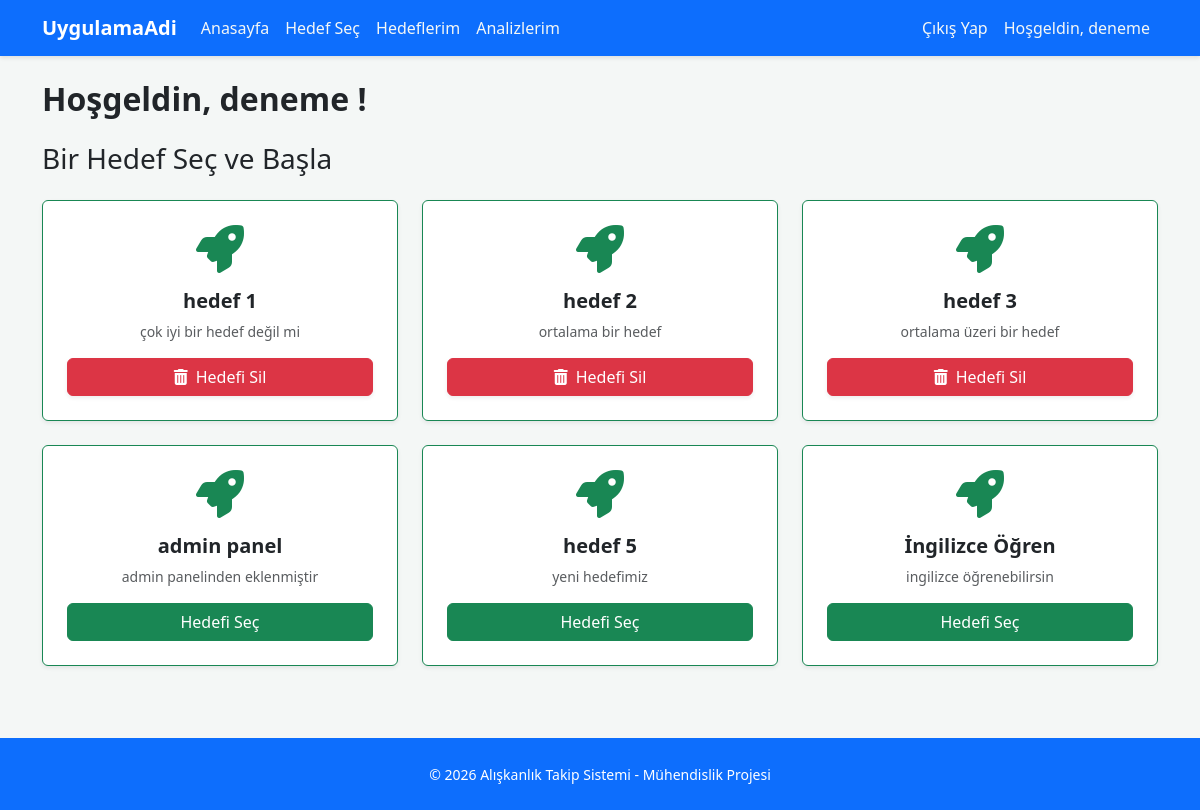
Before: /secim/ (signed in) with the older database file.
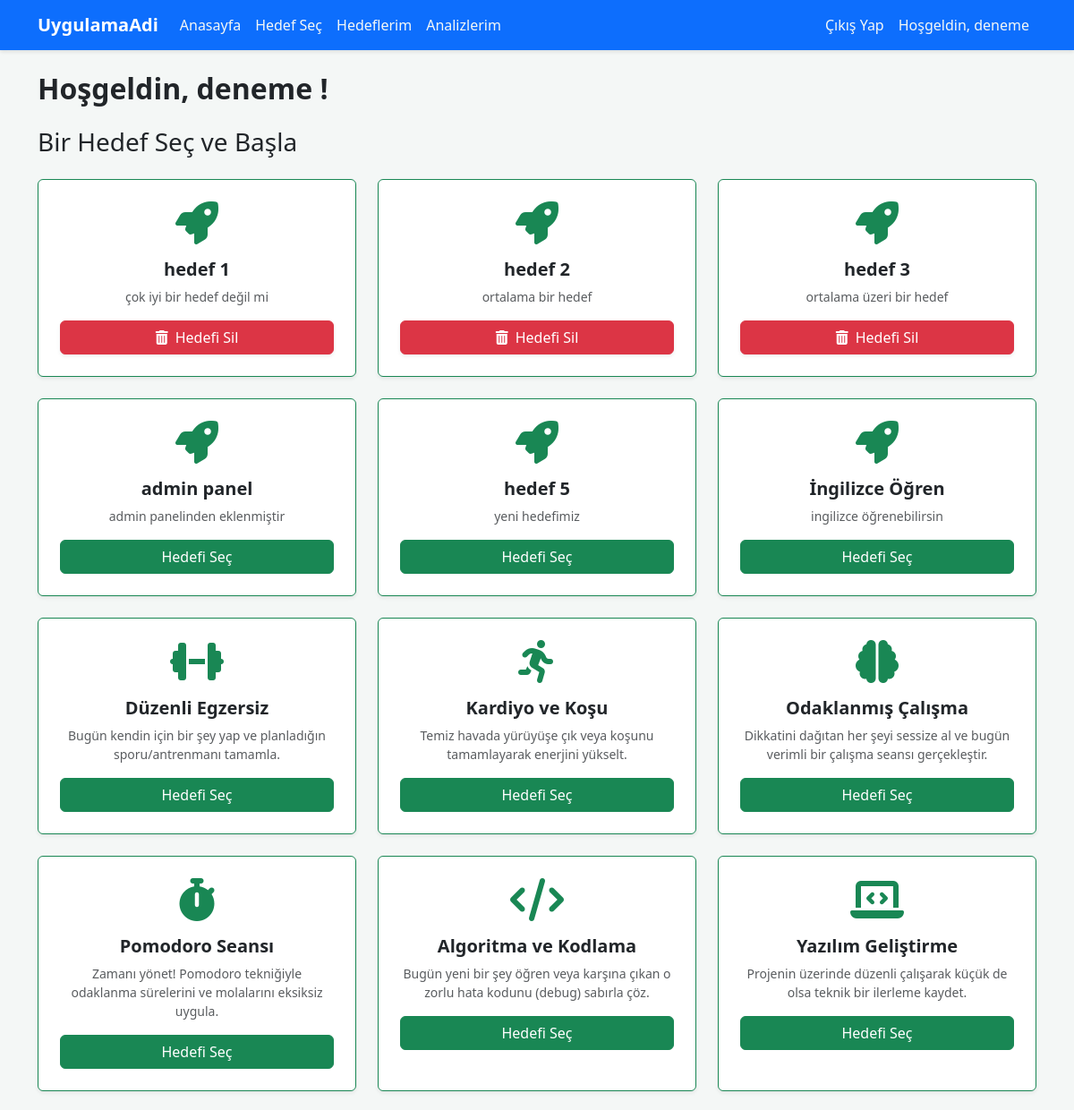
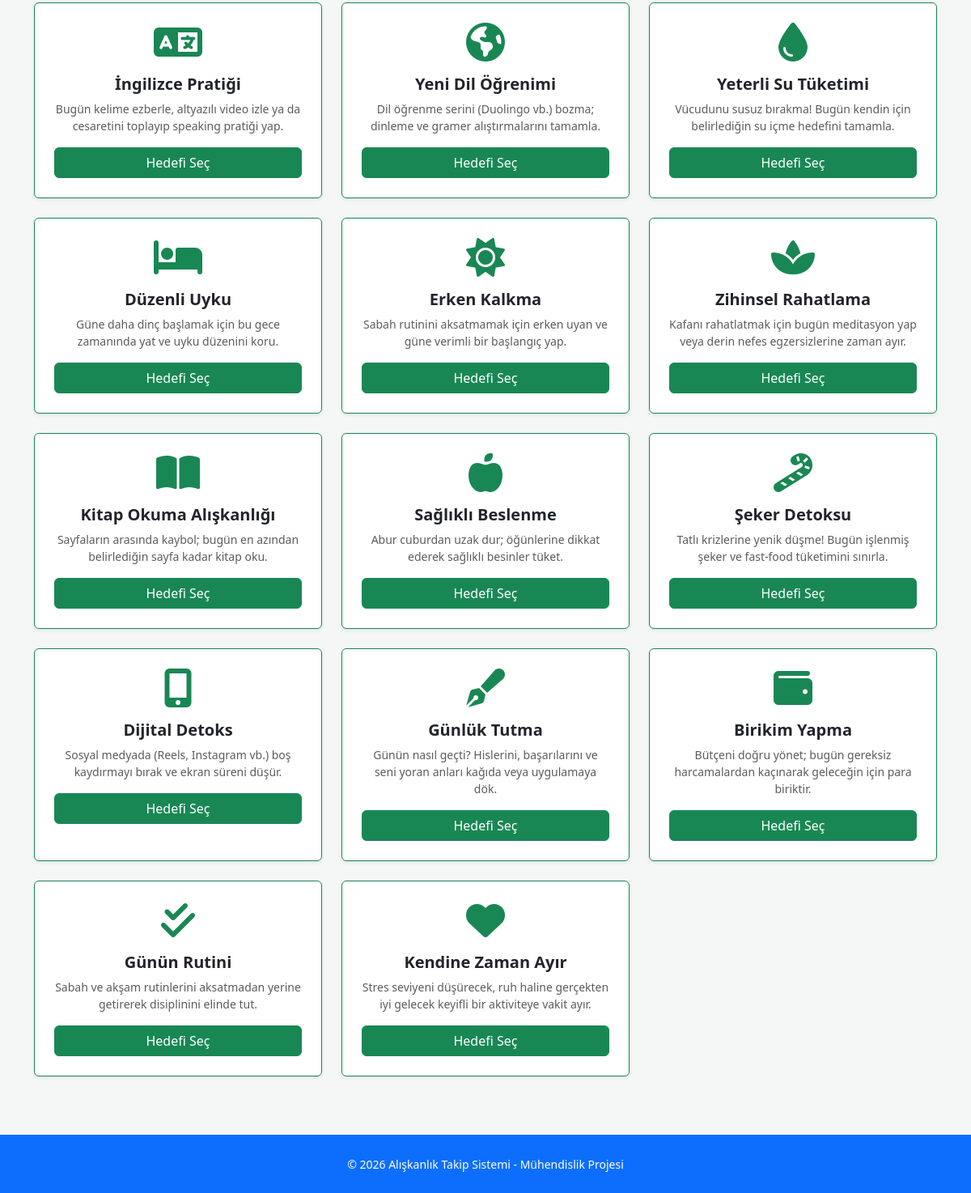
After: the same page with the newer database file (2 pictures, top to bottom).
### myApp/models.py (models this page shows, shortened)
class Hedef(models.Model):
    baslik = models.CharField(max_length=100)
    ikon = models.CharField(max_length=100)
    aciklama = models.TextField()
    class Meta:
        verbose_name = "Hedef"
        verbose_name_plural = "Hedefler"

### myApp/views.py (the view)
# urls.py: path('secim/', views.hedef_sec, name='hedef_sec'),
def hedef_sec(request):
    hedefler = Hedef.objects.all()
    secilen_hedefler = []
    if request.user.is_authenticated:
        secilen_hedefler = SecilenHedef.objects.filter(user=request.user).values_list('hedef_id', flat=True)
    context = {
        'hedefler': hedefler,
        'secilen_hedefler': secilen_hedefler
    }
    return render(request, 'myApp/hedef_sec.html', context)

### myApp/templates/myApp/hedef_sec.html (shortened to what this page needs)
{% extends 'base.html' %}
{% block content %}
    {% if user.is_authenticated %}
        <h2 class="fw-bold mb-4">Hoşgeldin, {{ user.username }} !</h2>
    <h3 class="mb-4">Bir Hedef Seç ve Başla</h3>
        <div class="row">
            {% for hedef in hedefler %}
            <div class="col-md-4 mb-4">
                <div class="card shadow-sm h-100 border-top border-success border-1">
                    <div class="card-body text-center p-4">
                        <i class="fas {{ hedef.ikon }} fa-3x text-success mb-3"></i>
                        <h5 class="fw-bold">{{ hedef.baslik }}</h5>
                        <p class="text-muted small">{{ hedef.aciklama }}</p>
                        {% if hedef.id in secilen_hedefler %}
                        <a href="{% url 'hedef_sil' hedef.id %}" class="btn btn-danger w-100 shadow-sm">
                        <i class="fas fa-trash-alt me-2"></i>Hedefi Sil</a>
                        {% else %}
                        <a href="{% url 'hedef_ekle' hedef.id %}" class="btn btn-success w-100">Hedefi Seç</a>
                        {% endif %}
                    </div>
                </div>
            </div>
            {% empty %}
            <div class="col-12 text-center">
                <p class="text-muted">Henüz admin panelinden bir hedef eklenmemiş.</p>
            </div>
            {% endfor %}
        </div>
    {% else %}
        <div class="alert alert-info text-center" role="alert">
            Hedef seçmek için lütfen <a href="{% url 'login' %}" class="alert-link">giriş yapın</a> veya <a href="{% url 'register' %}" class="alert-link">kayıt olun</a>.
        </div>
    {% endif %}
{% endblock %}

### templates/base.html (shortened to what this page needs)
{% load static %}
<!DOCTYPE html>
<html lang="en">
<link rel="stylesheet" href="{% static 'css/bootstrap.min.css/' %}">
<link rel="stylesheet" href="{% static 'css/base.css/' %}">
<link rel="stylesheet" href="https://cdnjs.cloudflare.com/ajax/libs/font-awesome/6.4.0/css/all.min.css">
<body class="d-flex flex-column min-vh-100">
    <nav class="navbar navbar-dark bg-primary navbar-expand-lg mb-4">
        <div class="container">
            <a class="navbar-brand fw-bold" href="{% url 'home' %}">
                UygulamaAdi
            </a>
            <div class="collapse navbar-collapse" id="navbarNav">
                <ul class="navbar-nav me-auto">
                    <li class="nav-item">
                        <a class="nav-link" href="{% url 'home' %}">Anasayfa</a>
                    </li>
                    <li class="nav-item">
                        <a class="nav-link" href="{% url 'hedef_sec' %}">Hedef Seç</a>
                    </li>
                    <li class="nav-item">
                        <a class="nav-link" href="{% url 'hedeflerim' %}">Hedeflerim</a>
                    </li>
                    <li class="nav-item">
                        <a class="nav-link" href="{% url 'analizlerim' %}">Analizlerim</a>
                    </li>
                </ul>
                {% if user.is_authenticated %}
                    <ul class="navbar-nav ms-auto">
                        <li class="nav-item">
                            <a class="nav-link" href="{% url 'logout' %}">Çıkış Yap</a>
                        </li>
                        <li class="nav-item">
                            <a class="nav-link" href="">Hoşgeldin, {{ user.username }}</a>
                        </li>
                    </ul>
                {% endif %}
            </div>
        </div>
    </nav>
    <main class="flex-grow-1">
        <div class="container">
            {% block content %}
            {% endblock  %}
        </div>
    </main>
<footer class="py-4 bg-primary text-white mt-5">
    <div class="container text-center">
        <span class="opacity-100 small">© 2026 Alışkanlık Takip Sistemi - Mühendislik Projesi</span>
    </div>
</footer>
</body>
</html>

### static/css/base.css (style rules this page uses)
body { background-color: #f4f7f6; min-height: 100vh; display: flex; flex-direction: column; }
.navbar { box-shadow: 0 2px 4px rgba(0,0,0,.1); }
footer { margin-top: auto; }
.navbar .nav-link { color: #f4f7f6; }

Changed rows visible on the page:
added Hedef: baslik "Düzenli Egzersiz", aciklama "Bugün kendin için bir şey yap ve planladığın sporu/antrenmanı tamamla.", shows "Hedefi Seç"
added Hedef: baslik "Kardiyo ve Koşu", aciklama "Temiz havada yürüyüşe çık veya koşunu tamamlayarak enerjini yükselt.", shows "Hedefi Seç"
added Hedef: baslik "Odaklanmış Çalışma", aciklama "Dikkatini dağıtan her şeyi sessize al ve bugün verimli bir çalışma seansı gerçekleştir.", shows "Hedefi Seç"
added Hedef: baslik "Pomodoro Seansı", aciklama "Zamanı yönet! Pomodoro tekniğiyle odaklanma sürelerini ve molalarını eksiksiz uygula.", shows "Hedefi Seç"
added Hedef: baslik "Algoritma ve Kodlama", aciklama "Bugün yeni bir şey öğren veya karşına çıkan o zorlu hata kodunu (debug) sabırla çöz.", shows "Hedefi Seç"
added Hedef: baslik "Yazılım Geliştirme", aciklama "Projenin üzerinde düzenli çalışarak küçük de olsa teknik bir ilerleme kaydet.", shows "Hedefi Seç"
added Hedef: baslik "İngilizce Pratiği", aciklama "Bugün kelime ezberle, altyazılı video izle ya da cesaretini toplayıp speaking pratiği yap.", shows "Hedefi Seç"
added Hedef: baslik "Yeni Dil Öğrenimi", aciklama "Dil öğrenme serini (Duolingo vb.) bozma; dinleme ve gramer alıştırmalarını tamamla.", shows "Hedefi Seç"
added Hedef: baslik "Yeterli Su Tüketimi", aciklama "Vücudunu susuz bırakma! Bugün kendin için belirlediğin su içme hedefini tamamla.", shows "Hedefi Seç"
added Hedef: baslik "Düzenli Uyku", aciklama "Güne daha dinç başlamak için bu gece zamanında yat ve uyku düzenini koru.", shows "Hedefi Seç"
added Hedef: baslik "Erken Kalkma", aciklama "Sabah rutinini aksatmamak için erken uyan ve güne verimli bir başlangıç yap.", shows "Hedefi Seç"
added Hedef: baslik "Zihinsel Rahatlama", aciklama "Kafanı rahatlatmak için bugün meditasyon yap veya derin nefes egzersizlerine zaman ayır.", shows "Hedefi Seç"
added Hedef: baslik "Kitap Okuma Alışkanlığı", aciklama "Sayfaların arasında kaybol; bugün en azından belirlediğin sayfa kadar kitap oku.", shows "Hedefi Seç"
added Hedef: baslik "Sağlıklı Beslenme", aciklama "Abur cuburdan uzak dur; öğünlerine dikkat ederek sağlıklı besinler tüket.", shows "Hedefi Seç"
added Hedef: baslik "Şeker Detoksu", aciklama "Tatlı krizlerine yenik düşme! Bugün işlenmiş şeker ve fast-food tüketimini sınırla.", shows "Hedefi Seç"
added Hedef: baslik "Dijital Detoks", aciklama "Sosyal medyada (Reels, Instagram vb.) boş kaydırmayı bırak ve ekran süreni düşür.", shows "Hedefi Seç"
added Hedef: baslik "Günlük Tutma", aciklama "Günün nasıl geçti? Hislerini, başarılarını ve seni yoran anları kağıda veya uygulamaya dök.", shows "Hedefi Seç"
added Hedef: baslik "Birikim Yapma", aciklama "Bütçeni doğru yönet; bugün gereksiz harcamalardan kaçınarak geleceğin için para biriktir.", shows "Hedefi Seç"
added Hedef: baslik "Günün Rutini", aciklama "Sabah ve akşam rutinlerini aksatmadan yerine getirerek disiplinini elinde tut.", shows "Hedefi Seç"
added Hedef: baslik "Kendine Zaman Ayır", aciklama "Stres seviyeni düşürecek, ruh haline gerçekten iyi gelecek keyifli bir aktiviteye vakit ayır.", shows "Hedefi Seç"
